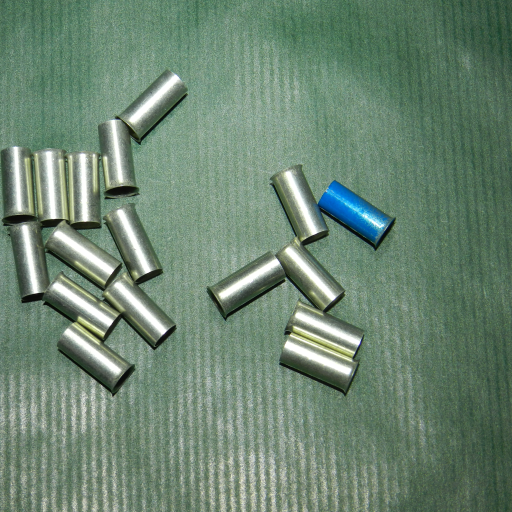
#> input picture TubesDataset/0001.png, 1024 x 1024 px (shown at 1/2 size); its folder holds only this picture in this run
$ python evaluate_tube_counts.py
#> lines starting #> are read from the running program, lines starting #| are printed output that depends on the picture; after the words box and inside, x2 and y2 are one past the last pixel; in counts of white or black regions, pixels touching at a corner belong together
#> (reads TubesDataset/annotations.json from the repository)
#> in main, image is the input picture: shape (1024, 1024, 3); mean B, G, R 113.8, 133.1, 108.4
"""Tell metallrør og sammenlign tellingen med fasiten.

Start med analyze_tubes for å følge de fem stegene i algoritmen.
Notebooken bruker de samme stegene på sine egne bildemasker.
"""

import json
from pathlib import Path

import cv2 as cv
import numpy as np
from scipy.ndimage import distance_transform_edt


# Masker og avstand

def paint_line(shape, line, thickness):
    x1, y1, x2, y2 = map(int, line)
    mask = np.zeros(shape, dtype=np.uint8)
    cv.line(mask, (x1, y1), (x2, y2), 255, thickness)
    return mask > 0


def gaussian_support(evidence, sigma, radius):
    if not np.any(evidence):
        return np.zeros(evidence.shape, dtype=np.float32)
    distance = distance_transform_edt(~evidence)
    weights = np.exp(-distance**2 / (2 * sigma**2)).astype(np.float32)
    weights[distance > radius] = 0
    return weights


def shared_clusters(line_mask, label_image):
    ids, counts = np.unique(label_image[line_mask], return_counts=True)
    return ids[(ids != 0) & (counts >= 10)]


# Klustere med fragmenter, svak støtte eller dårlig form

def merge_nearby_fragments(labels, max_area, max_gap):
    """Merge a small cluster into its nearest neighbor within max_gap."""
    while True:
        ids, areas = np.unique(labels[labels > 0], return_counts=True)
        small_ids = ids[areas < max_area]
        if not len(small_ids) or len(ids) < 2:
            return

        nearest = None
        best_gap = max_gap
        for fragment in small_ids:
            ys, xs = np.where(labels == fragment)
            bounds = np.s_[
                max(0, ys.min() - max_gap):ys.max() + max_gap + 1,
                max(0, xs.min() - max_gap):xs.max() + max_gap + 1,
            ]
            local = labels[bounds]
            neighbors = (local != 0) & (local != fragment)
            if not np.any(neighbors):
                continue

            distances = distance_transform_edt(local != fragment)
            gap = distances[neighbors].min()
            if gap <= best_gap:
                target_ids = np.unique(local[neighbors & (distances == gap)])
                target_areas = areas[np.searchsorted(ids, target_ids)]
                target = target_ids[np.argmax(target_areas)]
                nearest = (fragment, target)
                best_gap = gap

        if nearest is None:
            return
        fragment, target = nearest
        labels[labels == fragment] = target


def has_tube_shape(mask, min_aspect=2.5):
    ys, xs = np.where(mask)
    if len(xs) < 2200:
        return False

    points = np.column_stack((xs, ys)).astype(np.float32)
    _, (width, height), _ = cv.minAreaRect(points)
    short_side, long_side = sorted((width + 1, height + 1))
    fill = len(xs) / (short_side * long_side)
    return (
        long_side >= 85
        and short_side >= 18
        and long_side / short_side >= min_aspect
        and fill >= 0.55
    )


def filter_clusters(labels, heatmap, min_support, fragment_max_area, fragment_gap):
    """Keep supported clusters and plausible tube shapes independently of support."""
    weak = np.zeros_like(labels)
    near_heat = (
        distance_transform_edt(heatmap == 0) <= 8
        if np.any(heatmap) else np.zeros_like(labels, dtype=bool)
    )
    for label in np.unique(labels[labels > 0]):
        pixels = labels == label
        if heatmap[pixels].mean() >= min_support or has_tube_shape(pixels):
            continue
        # A well-formed cluster can be supported along its edge.
        if near_heat[pixels].mean() >= 0.20 and has_tube_shape(pixels, min_aspect=2.2):
            continue
        weak[pixels] = label

    # Weak fragments can jointly form a tube even if neither passes alone.
    labels[weak > 0] = 0
    merge_nearby_fragments(weak, fragment_max_area, fragment_gap)
    for label in np.unique(weak[weak > 0]):
        pixels = weak == label
        if has_tube_shape(pixels):
            labels[pixels] = label


def remove_scattered_clusters(labels, heatmap, cleaned, min_final_support=0.05):
    """Recheck support after merges and splits, including nearly unsupported clusters."""
    near_heat = (
        distance_transform_edt(heatmap == 0) <= 8
        if np.any(heatmap) else np.zeros_like(labels, dtype=bool)
    )
    for label in np.unique(labels[labels > 0]):
        pixels = labels == label
        if has_tube_shape(pixels):
            continue
        if not np.any(cleaned[pixels]) and heatmap[pixels].mean() < min_final_support:
            if near_heat[pixels].mean() < 0.20 or not has_tube_shape(pixels, min_aspect=2.2):
                labels[pixels] = 0
                continue
        if np.any(heatmap[pixels] > 0):
            continue

        ys, xs = np.where(pixels)
        bounds = np.s_[ys.min():ys.max() + 1, xs.min():xs.max() + 1]
        local = pixels[bounds].astype(np.uint8)
        _, _, stats, _ = cv.connectedComponentsWithStats(local, connectivity=8)
        largest_fraction = stats[1:, cv.CC_STAT_AREA].max() / len(xs)

        points = np.column_stack((xs, ys)).astype(np.float32)
        _, (width, height), _ = cv.minAreaRect(points)
        fill = len(xs) / ((width + 1) * (height + 1))
        if largest_fraction < 0.75 or fill < 0.55:
            labels[pixels] = 0


# Ekstra rør fra streker eller Canny-konturer

def strong_extra_stroke(stroke, canny_heatmap, near_clusters):
    # Require sustained independent Canny evidence and separation from detections.
    if np.any(near_clusters[stroke]):
        return False
    ys, xs = np.where(stroke)
    points = np.column_stack((xs, ys)).astype(np.float32)
    _, dimensions, _ = cv.minAreaRect(points)
    return max(dimensions) >= 45 and np.mean(canny_heatmap[stroke] >= 0.70) >= 0.85


def add_canny_candidates(result_labels, canny_edges, canny_heatmap, closing_size=7, min_interior=0):
    """Add compact contours with strong Canny support outside existing detections."""
    kernel = cv.getStructuringElement(cv.MORPH_ELLIPSE, (closing_size, closing_size))
    closed = cv.morphologyEx(canny_edges, cv.MORPH_CLOSE, kernel)
    contours, _ = cv.findContours(closed, cv.RETR_LIST, cv.CHAIN_APPROX_SIMPLE)
    next_label = int(result_labels.max()) + 1
    added = np.zeros(result_labels.shape, dtype=bool)

    for contour in sorted(contours, key=cv.contourArea, reverse=True):
        area = cv.contourArea(contour)
        if not 1000 <= area <= 8500:
            continue
        _, dimensions, _ = cv.minAreaRect(contour)
        short_side, long_side = sorted(dimensions)
        if short_side < 25 or long_side > 165 or long_side / short_side > 2:
            continue

        x, y, width, height = cv.boundingRect(contour)
        bounds = np.s_[y:y + height, x:x + width]
        local_contour = contour - np.array([x, y], dtype=contour.dtype)
        outline = np.zeros((height, width), dtype=np.uint8)
        cv.drawContours(outline, [local_contour], -1, 1, 1)
        if np.mean(canny_heatmap[bounds][outline > 0]) < 0.93:
            continue

        filled = np.zeros_like(outline)
        cv.drawContours(filled, [local_contour], -1, 1, cv.FILLED)
        candidate = filled > 0
        if canny_heatmap[bounds][candidate].mean() < min_interior:
            continue
        local_labels = result_labels[bounds]
        if np.any(local_labels[candidate]):
            continue

        # A contour close to a marked cluster can be another edge of that tube.
        margin = 12
        halo = np.s_[max(0, y-margin):y+height+margin, max(0, x-margin):x+width+margin]
        nearby = result_labels[halo] > 0
        if np.any(nearby):
            distance = distance_transform_edt(~nearby)
            offset_y, offset_x = min(y, margin), min(x, margin)
            local_distance = distance[offset_y:offset_y+height, offset_x:offset_x+width]
            if np.mean(local_distance[candidate] <= margin) > 0.15:
                continue

        local_labels[candidate] = next_label
        added[bounds][candidate] = True
        next_label += 1

    return added


# Splitting av klustere som dekker flere rør

def distinct_strokes(first, second, angle_limit):
    direction, support, is_full = first
    previous, previous_support, previous_is_full = second
    if abs(np.dot(direction, previous)) <= angle_limit:
        return True
    if not (is_full and previous_is_full):
        return False

    first_points = np.argwhere(support)[:, ::-1]
    second_points = np.argwhere(previous_support)[:, ::-1]
    perpendicular = np.array([-previous[1], previous[0]])
    separation = abs((first_points.mean(axis=0) - second_points.mean(axis=0)) @ perpendicular)
    first_axis = first_points @ previous
    second_axis = second_points @ previous
    overlap = min(first_axis.max(), second_axis.max()) - max(first_axis.min(), second_axis.min())
    return separation >= 30 and overlap >= 0.45 * min(np.ptp(first_axis), np.ptp(second_axis))


def split_crossing_clusters(labels, point_labels, min_angle=25, min_part_area=200, min_stroke_length=75):
    """Split each cluster using distinct long strokes, including parallel ones."""
    next_label = int(labels.max()) + 1
    angle_limit = np.cos(np.deg2rad(min_angle))
    for label in np.unique(labels[labels > 0]):
        ys, xs = np.where(labels == label)
        if len(xs) < 2 * min_part_area:
            continue
        # Reflections on one compact, rectangular tube can point in several directions.
        points = np.column_stack((xs, ys)).astype(np.float32)
        _, (width, height), _ = cv.minAreaRect(points)
        short_side, long_side = sorted((width + 1, height + 1))
        fill = len(xs) / (short_side * long_side)
        if long_side / short_side <= 2 and fill >= 0.80:
            continue

        bounds = np.s_[ys.min():ys.max() + 1, xs.min():xs.max() + 1]
        local_labels = labels[bounds]
        cluster = local_labels == label
        local_strokes = np.where(cluster, point_labels[bounds], 0)
        candidates = []
        for stroke_id in np.unique(local_strokes[local_strokes > 0]):
            stroke = local_strokes == stroke_id
            points = np.argwhere(stroke)[:, ::-1].astype(np.float32)
            if len(points) < 10:
                continue
            direction = cv.fitLine(points, cv.DIST_L2, 0, 0.01, 0.01).ravel()[:2]
            length = np.ptp(points @ direction)
            if length >= min_stroke_length:
                is_full = len(points) >= 0.80 * np.count_nonzero(point_labels == stroke_id)
                candidates.append((direction, stroke, is_full))

        if len(candidates) < 2:
            # Two touching strokes can share one connected-component ID.
            candidates = []
            edges = (local_strokes > 0).astype(np.uint8) * 255
            segments = cv.HoughLinesP(edges, 1, np.pi / 180, 30,
                                      minLineLength=min_stroke_length, maxLineGap=5)
            if segments is not None:
                ordered = sorted(segments.reshape(-1, 4),
                                 key=lambda line: -np.linalg.norm(line[2:] - line[:2]))
                for segment in ordered:
                    delta = segment[2:] - segment[:2]
                    direction = delta / np.linalg.norm(delta)
                    support = paint_line(cluster.shape, segment, 7) & (local_strokes > 0)
                    candidates.append((direction, support, False))

        strokes = []
        for candidate in candidates:
            if all(distinct_strokes(candidate, previous, angle_limit) for previous in strokes):
                strokes.append(candidate)
        if len(strokes) < 2:
            continue

        distances = np.stack([distance_transform_edt(~support) for _, support, _ in strokes])
        assigned = np.argmin(distances[:, cluster], axis=0)
        areas = np.bincount(assigned, minlength=len(strokes))
        keep = areas >= min_part_area
        if np.count_nonzero(keep) < 2:
            continue
        assigned = np.argmin(distances[keep][:, cluster], axis=0)
        part_labels = np.r_[label, np.arange(next_label, next_label + np.count_nonzero(keep) - 1)]
        local_labels[cluster] = part_labels[assigned]
        next_label += len(part_labels) - 1

    return next_label


def split_long_clusters(labels, length_factor=1.30):
    """Split outliers once, using the mean length before any length splits."""
    clusters = []
    for label in np.unique(labels[labels > 0]):
        ys, xs = np.where(labels == label)
        points = np.column_stack((xs, ys)).astype(np.float32)
        _, (width, height), angle = cv.minAreaRect(points)
        clusters.append((ys, xs, points, max(width, height), angle + (90 if height > width else 0)))

    next_label = int(labels.max()) + 1
    if len(clusters) < 2:
        return next_label

    cutoff = length_factor * np.mean([length for _, _, _, length, _ in clusters])
    for ys, xs, points, length, angle in clusters:
        if length < cutoff or length == 0:
            continue
        theta = np.deg2rad(angle)
        positions = points @ np.array([np.cos(theta), np.sin(theta)])
        far_half = positions > (positions.min() + positions.max()) / 2
        labels[ys[far_half], xs[far_half]] = next_label
        next_label += 1

    return next_label


# Klargjøring av et bilde og de første klustrene

def build_tube_masks(image):
    """Lag klustermasken, strekbildet og Canny-kantene fra et BGR-bilde."""
    saturation = cv.cvtColor(image, cv.COLOR_BGR2HSV)[:, :, 1]
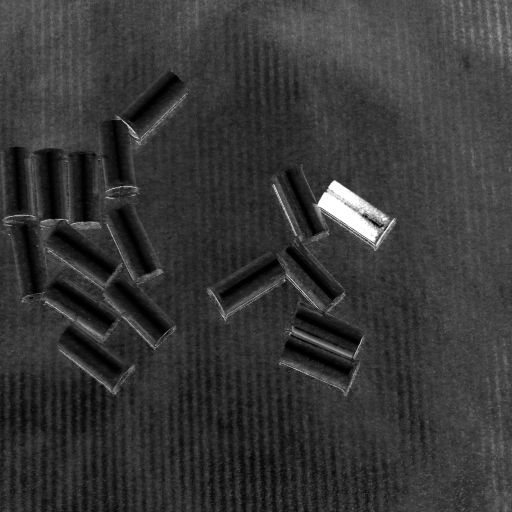
#> saturation: shape (1024, 1024) (shown at 1/2 size); min 0, max 255, mean 54.9
    lab_a = cv.cvtColor(image, cv.COLOR_BGR2Lab)[:, :, 1]
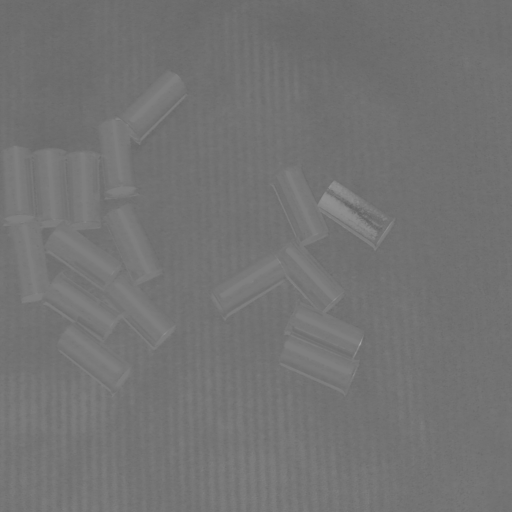
#> lab_a: shape (1024, 1024) (shown at 1/2 size); min 95, max 173, mean 115.2
    _, saturation_mask = cv.threshold(
        saturation, 0, 255, cv.THRESH_BINARY_INV | cv.THRESH_OTSU
    )
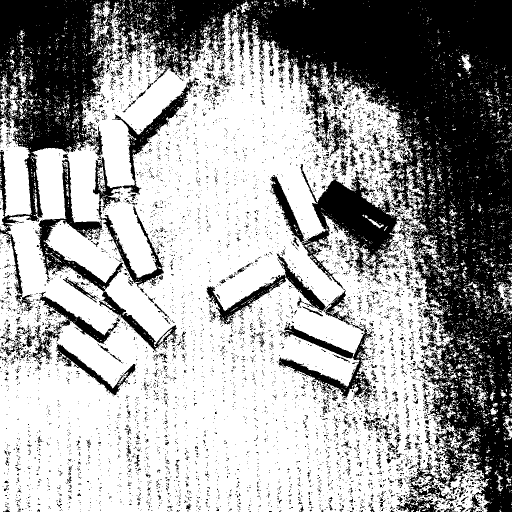
#> saturation_mask: shape (1024, 1024) (shown at 1/2 size); 62.1% white; 7393 black regions (6982 under 20 px), largest, box (x1, y1, x2, y2) and area: (0, 0, 1024, 1024) 292218, (540, 328, 807, 577) 19910, (75, 318, 355, 704) 10194
    _, lab_a_mask = cv.threshold(
        lab_a, 0, 255, cv.THRESH_BINARY | cv.THRESH_OTSU
    )
#> lab_a_mask: shape (1024, 1024); 25.2% white; 2496 white regions (2190 under 20 px), largest, box (x1, y1, x2, y2) and area: (2, 142, 375, 796) 92744, (420, 331, 791, 793) 48179, (355, 714, 702, 1024) 46657
    combined = cv.bitwise_and(saturation_mask, lab_a_mask)
#> combined: shape (1024, 1024); 22.6% white; 2847 white regions (2514 under 20 px), largest, box (x1, y1, x2, y2) and area: (355, 714, 702, 1024) 46581, (0, 735, 266, 1024) 38972, (10, 237, 273, 671) 35781
    opening_kernel = cv.getStructuringElement(cv.MORPH_RECT, (20, 20))
    opened = cv.morphologyEx(combined, cv.MORPH_OPEN, opening_kernel)
#> opened: shape (1024, 1024); 8.8% white; 16 white regions, largest, box (x1, y1, x2, y2) and area: (25, 446, 225, 662) 12281, (101, 451, 233, 556) 6784, (220, 558, 335, 675) 6452

    # Match the active blue-channel threshold and area filter in the notebook.
    _, seeds = cv.threshold(image[:, :, 0], 220, 255, cv.THRESH_BINARY)
#> seeds: shape (1024, 1024); 2.6% white; 121 white regions (100 under 20 px), largest, box (x1, y1, x2, y2) and area: (569, 682, 703, 749) 1876, (109, 462, 228, 549) 1854, (106, 566, 226, 652) 1844
    _, seed_labels, seed_stats, _ = cv.connectedComponentsWithStats(
        seeds, connectivity=8
    )
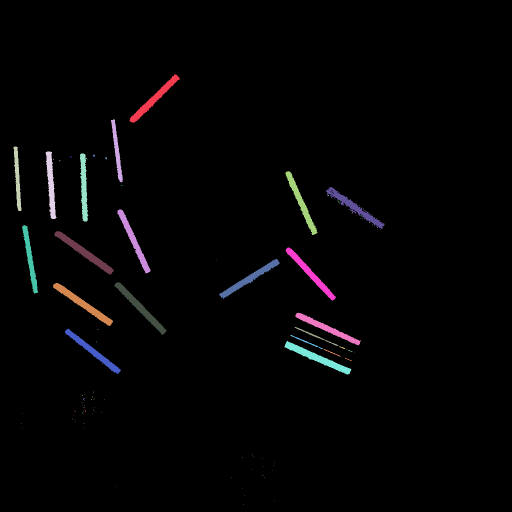
#> seed_labels: shape (1024, 1024) int32 (shown at 1/2 size); 122 distinct labels, from 0 to 121; one colour per label, 0 black
#> seed_stats = 122 rows, first 6: [0, 0, 1024, 1024, 1021320], [259, 148, 101, 97, 1711], [222, 239, 24, 126, 1006], [27, 293, 16, 129, 1006], [91, 303, 22, 135, 1470], [160, 307, 17, 136, 1409]
    keep_seed = seed_stats[:, cv.CC_STAT_AREA] >= 200
    keep_seed[0] = False
    cleaned = keep_seed[seed_labels].astype(np.uint8) * 255

    canny_edges = cv.Canny(cv.GaussianBlur(saturation, (7, 7), 0), 50, 150)
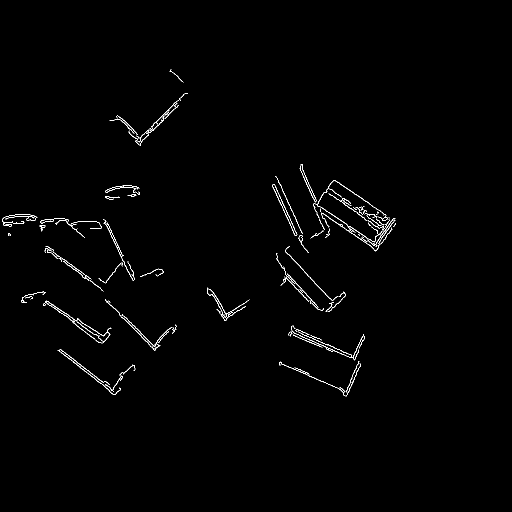
#> canny_edges: shape (1024, 1024) (shown at 1/2 size); 0.84% white in thin lines or dots, all inside (x1, y1, x2, y2) = (4, 139, 792, 793)
    return opened, cleaned, canny_edges

def find_stroke_connections(cleaned, max_gap=40, min_length=45, line_width=5):
    """Finn rette forbindelser og bygg en kopi av strekbildet med broer."""
#> called with max_gap = 40, min_length = 45, line_width = 5
    segments_found = cv.HoughLinesP(
        cleaned, rho=1, theta=np.pi / 180, threshold=20,
        minLineLength=min_length, maxLineGap=max_gap
    )
#> segments_found = 234 rows, first 6: [154, 486, 331, 663], [128, 468, 184, 524], [227, 276, 353, 150], [229, 571, 328, 666], [161, 491, 332, 662], [158, 489, 331, 662]
    point_count, point_labels = cv.connectedComponents(cleaned, connectivity=8)
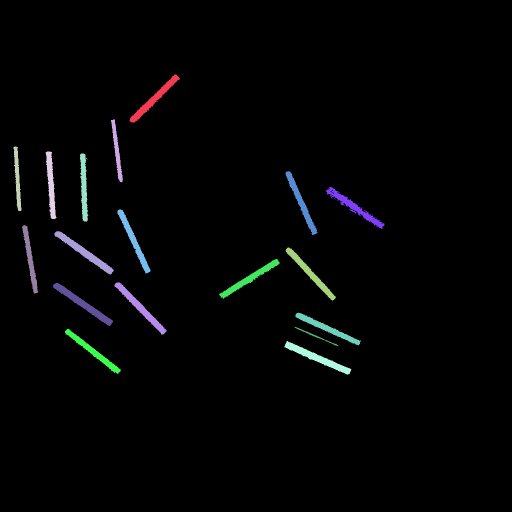
#> point_labels: shape (1024, 1024) int32 (shown at 1/2 size); 19 distinct labels, from 0 to 18; one colour per label, 0 black
#> point_count = 19
    line_corridors = []
    bridged_strokes = cleaned.copy()
    if segments_found is not None:
        segments = sorted(
            segments_found.reshape(-1, 4), key=lambda line: -np.hypot(*(line[2:] - line[:2]))
        )
#> segments = 234 items, first 6: [28, 312, 66, 582], [138, 474, 329, 665], [145, 480, 329, 664], [147, 481, 330, 664], [136, 474, 319, 657], [154, 486, 331, 663]
        for segment in segments:
            core = paint_line(cleaned.shape, segment, 1)
            corridor = paint_line(cleaned.shape, segment, 2 * line_width + 1)
            if any(
                np.mean(previous[core]) >= 0.70 for previous in line_corridors
            ):
                continue

            line_corridors.append(corridor)
            # Draw a bridge only when the straight segment joins distinct points.
            if len(shared_clusters(corridor, point_labels)) >= 2:
                bridge = paint_line(cleaned.shape, segment, line_width)
                bridged_strokes[bridge] = 255
#> this loop made 234 passes
#> pass 2, in find_stroke_connections, `core = paint_line(cleaned.shape, segment, 1)`:
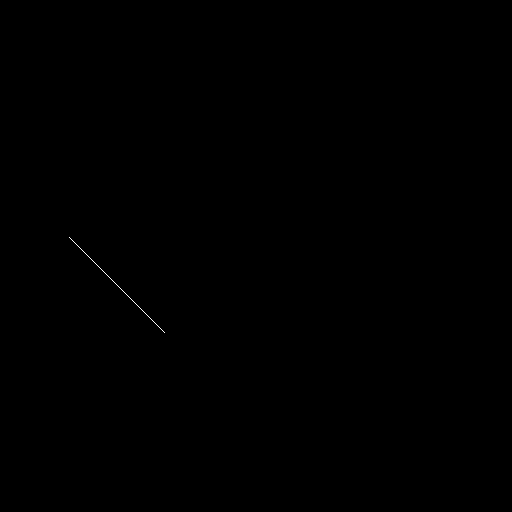
#> core: shape (1024, 1024) bool (shown at 1/2 size); 0.02% white in thin lines or dots, all inside (x1, y1, x2, y2) = (138, 474, 330, 666)
#> after the loop, line_corridors = 34 items
#> (the rest of the program and of its run is left out)
